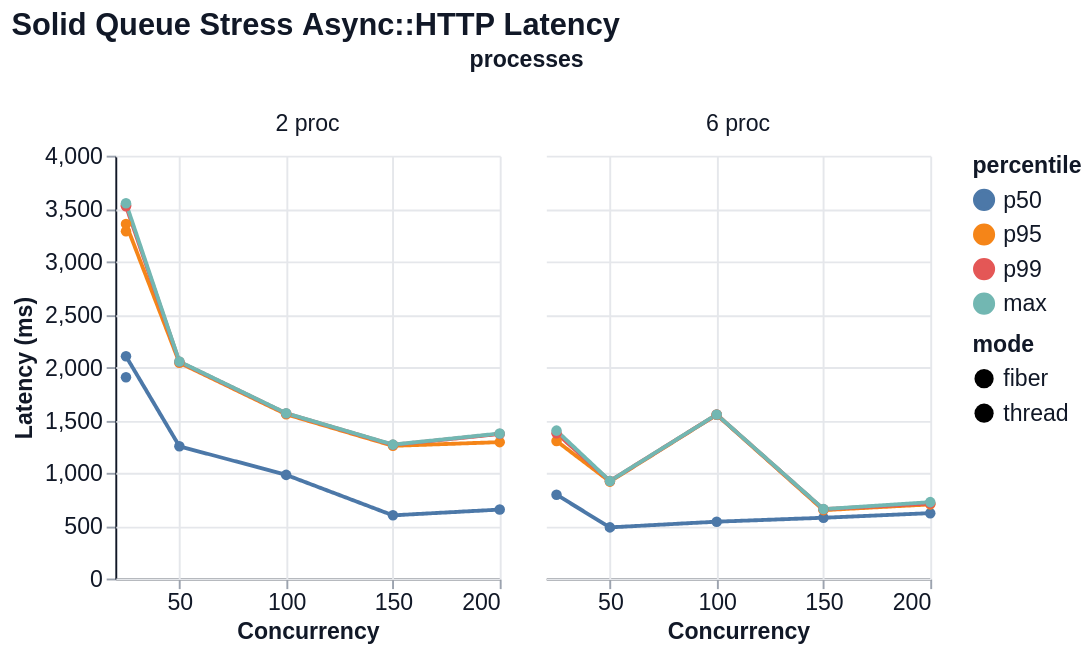

Write a Vega-Lite specification for this figure.
### Vega-Lite specification from a JSON file in a GitHub repository (floating-point values rounded to 4 significant figures)
{"$schema": "https://vega.github.io/schema/vega-lite/v6.json", "title": "Solid Queue Stress Async::HTTP Latency", "width": 200, "height": 220, "data": {"values": [{"mode": "thread", "concurrency": 25, "processes": "2 proc", "percentile": "p50", "value": 1905.0}, {"mode": "thread", "concurrency": 25, "processes": "2 proc", "percentile": "p95", "value": 3285.0}, {"mode": "thread", "concurrency": 25, "processes": "2 proc", "percentile": "p99", "value": 3532.0}, {"mode": "thread", "concurrency": 25, "processes": "2 proc", "percentile": "max", "value": 3538.0}, {"mode": "fiber", "concurrency": 25, "processes": "2 proc", "percentile": "p50", "value": 2102.0}, {"mode": "fiber", "concurrency": 25, "processes": "2 proc", "percentile": "p95", "value": 3355.0}, {"mode": "fiber", "concurrency": 25, "processes": "2 proc", "percentile": "p99", "value": 3522.0}, {"mode": "fiber", "concurrency": 25, "processes": "2 proc", "percentile": "max", "value": 3550.0}, {"mode": "fiber", "concurrency": 50, "processes": "2 proc", "percentile": "p50", "value": 1251.0}, {"mode": "fiber", "concurrency": 50, "processes": "2 proc", "percentile": "p95", "value": 2042.0}, {"mode": "fiber", "concurrency": 50, "processes": "2 proc", "percentile": "p99", "value": 2049.0}, {"mode": "fiber", "concurrency": 50, "processes": "2 proc", "percentile": "max", "value": 2053.0}, {"mode": "fiber", "concurrency": 100, "processes": "2 proc", "percentile": "p50", "value": 980.4}, {"mode": "fiber", "concurrency": 100, "processes": "2 proc", "percentile": "p95", "value": 1554.0}, {"mode": "fiber", "concurrency": 100, "processes": "2 proc", "percentile": "p99", "value": 1562.0}, {"mode": "fiber", "concurrency": 100, "processes": "2 proc", "percentile": "max", "value": 1564.0}, {"mode": "fiber", "concurrency": 150, "processes": "2 proc", "percentile": "p50", "value": 597.6}, {"mode": "fiber", "concurrency": 150, "processes": "2 proc", "percentile": "p95", "value": 1255.0}, {"mode": "fiber", "concurrency": 150, "processes": "2 proc", "percentile": "p99", "value": 1264.0}, {"mode": "fiber", "concurrency": 150, "processes": "2 proc", "percentile": "max", "value": 1267.0}, {"mode": "fiber", "concurrency": 200, "processes": "2 proc", "percentile": "p50", "value": 652.3}, {"mode": "fiber", "concurrency": 200, "processes": "2 proc", "percentile": "p95", "value": 1290.0}, {"mode": "fiber", "concurrency": 200, "processes": "2 proc", "percentile": "p99", "value": 1367.0}, {"mode": "fiber", "concurrency": 200, "processes": "2 proc", "percentile": "max", "value": 1372.0}, {"mode": "fiber", "concurrency": 25, "processes": "6 proc", "percentile": "p50", "value": 792.9}, {"mode": "fiber", "concurrency": 25, "processes": "6 proc", "percentile": "p95", "value": 1301.0}, {"mode": "fiber", "concurrency": 25, "processes": "6 proc", "percentile": "p99", "value": 1374.0}, {"mode": "fiber", "concurrency": 25, "processes": "6 proc", "percentile": "max", "value": 1399.0}, {"mode": "fiber", "concurrency": 50, "processes": "6 proc", "percentile": "p50", "value": 483.8}, {"mode": "fiber", "concurrency": 50, "processes": "6 proc", "percentile": "p95", "value": 916.7}, {"mode": "fiber", "concurrency": 50, "processes": "6 proc", "percentile": "p99", "value": 922.9}, {"mode": "fiber", "concurrency": 50, "processes": "6 proc", "percentile": "max", "value": 922.9}, {"mode": "fiber", "concurrency": 100, "processes": "6 proc", "percentile": "p50", "value": 537.7}, {"mode": "fiber", "concurrency": 100, "processes": "6 proc", "percentile": "p95", "value": 1550.0}, {"mode": "fiber", "concurrency": 100, "processes": "6 proc", "percentile": "p99", "value": 1551.0}, {"mode": "fiber", "concurrency": 100, "processes": "6 proc", "percentile": "max", "value": 1551.0}, {"mode": "fiber", "concurrency": 150, "processes": "6 proc", "percentile": "p50", "value": 574.9}, {"mode": "fiber", "concurrency": 150, "processes": "6 proc", "percentile": "p95", "value": 646.9}, {"mode": "fiber", "concurrency": 150, "processes": "6 proc", "percentile": "p99", "value": 655.7}, {"mode": "fiber", "concurrency": 150, "processes": "6 proc", "percentile": "max", "value": 657.0}, {"mode": "fiber", "concurrency": 200, "processes": "6 proc", "percentile": "p50", "value": 618.3}, {"mode": "fiber", "concurrency": 200, "processes": "6 proc", "percentile": "p95", "value": 701.4}, {"mode": "fiber", "concurrency": 200, "processes": "6 proc", "percentile": "p99", "value": 710.8}, {"mode": "fiber", "concurrency": 200, "processes": "6 proc", "percentile": "max", "value": 722.6}]}, "mark": {"type": "line", "point": true, "tooltip": true}, "encoding": {"x": {"field": "concurrency", "type": "quantitative", "title": "Concurrency"}, "y": {"field": "value", "type": "quantitative", "title": "Latency (ms)"}, "color": {"field": "percentile", "type": "nominal", "sort": ["p50", "p95", "p99", "max"]}, "tooltip": [{"field": "mode", "type": "nominal"}, {"field": "concurrency", "type": "quantitative"}, {"field": "processes", "type": "nominal"}, {"field": "metric", "type": "nominal"}, {"field": "percentile", "type": "nominal"}, {"field": "value", "type": "quantitative"}], "strokeDash": {"field": "mode", "type": "nominal"}, "column": {"field": "processes", "type": "nominal", "sort": null}}, "config": {"background": "white", "axis": {"labelFont": "Helvetica", "titleFont": "Helvetica", "labelFontSize": 12, "titleFontSize": 12, "labelColor": "#111827", "titleColor": "#111827", "domainColor": "#111827", "tickColor": "#9ca3af", "grid": true, "gridColor": "#e5e7eb"}, "header": {"labelFont": "Helvetica", "titleFont": "Helvetica", "labelFontSize": 12, "titleFontSize": 12, "labelColor": "#111827", "titleColor": "#111827"}, "legend": {"labelFont": "Helvetica", "titleFont": "Helvetica", "labelFontSize": 12, "titleFontSize": 12, "labelColor": "#111827", "titleColor": "#111827"}, "title": {"font": "Helvetica", "fontSize": 16, "anchor": "start", "color": "#111827"}, "view": {"stroke": null}}}
